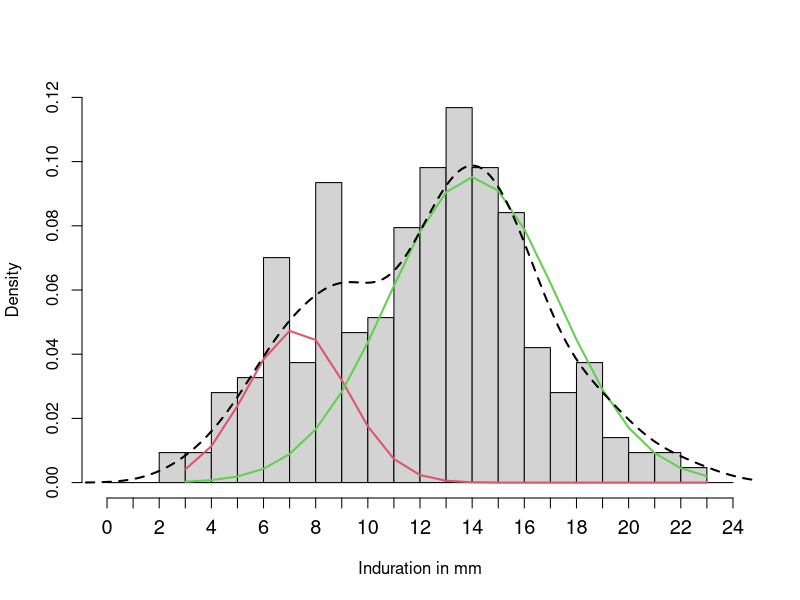

Recreate this plot in R.
### Mixture analysis, tuberculin skin test survey KZN 2013
# Tom Yates, tidied November 2023

library(mixtools)

################################################################################

## Input data
# x is the raw data

x <- rep(1:23,c(0, 0, 2, 2, 6, 7, 15, 8, 20, 10, 11, 17, 21, 25, 21, 18, 9, 6, 8, 3, 2, 2, 1))

################################################################################

## Main analysis
# This script generates the figures used in the paper 
# I am fairly sure I borrowed some code to make this work
# For a much simpler version, see sensitivity analysis script
# The core of this is the normalmixEM function
# Constraints: two components with means that differ and are of positive sign

mixmdl1 <- normalmixEM(x, k = 2, mean.constr = c("a", "b"))
summary(mixmdl1)

plot.mixEM2 <- function (x, whichplots = 1, loglik = 1 %in% whichplots, density = 2 %in% 
                           whichplots, xlab1 = "Iteration", ylab1 = "Log-Likelihood", 
                         main1 = "Observed Data Log-Likelihood", col1 = 1, lwd1 = 2, 
                         xlab2 = NULL, ylab2 = NULL, main2 = NULL, col2 = NULL, lwd2 = 2, 
                         alpha = 0.05, marginal = FALSE, ...) 
{
  def.par <- par(ask = (loglik + density > 1), "mar")
  mix.object <- x
  if (!inherits(mix.object, "mixEM")) 
    stop("Use only with \"mixEM\" objects!")
  if (loglik) {
    plot(mix.object$all.loglik, xlab = xlab1, ylab = ylab1, 
         main = main1, type = "l", lwd = lwd1, col = col1, 
         ...)
  }
  if (density) {
    if (mix.object$ft == "logisregmixEM") {
      if (ncol(mix.object$x) != 2) {
        stop("The predictors must have 2 columns!")
      }
      if (sum((mix.object$y == 1) + (mix.object$y == 0)) != 
          length(mix.object$y)) {
        stop("The response must be binary!")
      }
      k = ncol(mix.object$beta)
      x = mix.object$x[, 2]
      if (is.null(main2)) {
        main2 <- "Most Probable Component Membership"
      }
      if (is.null(xlab2)) {
        xlab2 <- "Predictor"
      }
      if (is.null(ylab2)) {
        ylab2 <- "Response"
      }
      if (is.null(col2)) {
        col2 <- 2:(k + 1)
      }
      plot(x, mix.object$y, main = main2, xlab = xlab2, 
           ylab = ylab2, col = col2[apply(mix.object$posterior, 
                                          1, which.max)], ...)
      a = cbind(x, mix.object$y)
      a = a[order(a[, 1]), ]
      for (i in 1:k) {
        lines(a[, 1], plogis(mix.object$beta[1, i] + 
                               mix.object$beta[2, i] * a[, 1]), col = col2[i])
      }
    }
    if (mix.object$ft == "normalmixEM") {
      k <- ncol(mix.object$posterior)
      x <- sort(mix.object$x)
      a <- hist(x, plot = FALSE)
      maxy <- max(max(a$density), 0.3989 * mix.object$lambda/mix.object$sigma)
      if (is.null(main2)) {
        main2 <- "Density Curves"
      }
      if (is.null(xlab2)) {
        xlab2 <- "Data"
      }
      if (is.null(col2)) {
        col2 <- 2:(k + 1)
      }
      hist(x, prob = TRUE, main = main2, xlab = xlab2, ...)
      if (length(mix.object$mu) == 1) {
        arbvar <- TRUE
        mix.object$sigma <- mix.object$scale * mix.object$sigma
        arbmean <- FALSE
      }
      if (length(mix.object$mu) == k && length(mix.object$sigma) == 
          1) {
        arbmean <- TRUE
        arbvar <- FALSE
      }
      if (length(mix.object$sigma) == k && length(mix.object$mu) == 
          k) {
        arbmean <- TRUE
        arbvar <- TRUE
      }
      for (i in 1:k) {
        lines(x, mix.object$lambda[i] * dnorm(x, mean = mix.object$mu[i * 
                                                                        arbmean + (1 - arbmean)], sd = mix.object$sigma[i * 
                                                                                                                          arbvar + (1 - arbvar)]), col = col2[i], lwd = lwd2)
      }
    }
    if (mix.object$ft == "repnormmixEM") {
      x <- as.vector(as.matrix(x))
      k <- ncol(mix.object$posterior)
      x <- sort(mix.object$x)
      a <- hist(x, plot = FALSE)
      maxy <- max(max(a$density), 0.3989 * mix.object$lambda/mix.object$sigma)
      if (is.null(main2)) {
        main2 <- "Density Curves"
      }
      if (is.null(xlab2)) {
        xlab2 <- "Data"
      }
      if (is.null(col2)) {
        col2 <- 2:(k + 1)
      }
      hist(x, prob = TRUE, main = main2, xlab = xlab2, 
           ylim = c(0, maxy), ...)
      if (length(mix.object$mu) == 1) {
        arbvar <- TRUE
        mix.object$sigma = mix.object$scale * mix.object$sigma
        arbmean <- FALSE
      }
      if (length(mix.object$mu) == k && length(mix.object$sigma) == 
          1) {
        arbmean <- TRUE
        arbvar <- FALSE
      }
      if (length(mix.object$sigma) == k && length(mix.object$mu) == 
          k) {
        arbmean <- TRUE
        arbvar <- TRUE
      }
      for (i in 1:k) {
        lines(x, mix.object$lambda[i] * dnorm(x, mean = mix.object$mu[i * 
                                                                        arbmean + (1 - arbmean)], sd = mix.object$sigma[i * 
                                                                                                                          arbvar + (1 - arbvar)]), col = col2[i], lwd = lwd2)
      }
    }
    if (mix.object$ft == "regmixEM.mixed") {
      x.1 = mix.object$x
      n = sum(sapply(x.1, nrow))
      x.1.sum = sum(sapply(1:length(x.1), function(i) length(x.1[[i]][, 
                                                                      1])))
      if (x.1.sum == n) {
        x = lapply(1:length(x.1), function(i) matrix(x.1[[i]][, 
                                                              -1], ncol = 1))
      }
      else {
        x = x.1
      }
      post.beta(x = x, y = mix.object$y, p.beta = mix.object$posterior.beta, 
                p.z = mix.object$posterior.z)
    }
    if (mix.object$ft == "mvnormalmixEM") {
      x = mix.object$x
      if (ncol(x) != 2) {
        stop("The data must have 2 columns!")
      }
      post = apply(mix.object$posterior, 1, which.max)
      k <- ncol(mix.object$posterior)
      if (is.list(mix.object$sigma)) {
        sigma = mix.object$sigma
      }
      else {
        sigma = lapply(1:k, function(i) mix.object$sigma)
      }
      if (is.list(mix.object$mu)) {
        mu = mix.object$mu
      }
      else {
        mu = lapply(1:k, function(i) mix.object$mu)
      }
      if (is.null(xlab2)) {
        xlab2 <- "X.1"
      }
      if (is.null(ylab2)) {
        ylab2 <- "X.2"
      }
      if (is.null(col2)) {
        col2 <- 2:(k + 1)
      }
      if (marginal == FALSE) {
        if (is.null(main2)) {
          main2 <- "Density Curves"
        }
        plot(x, col = col2[post], xlab = xlab2, ylab = ylab2, 
             main = main2, ...)
        lapply(1:k, function(i) points(mu[[i]][1], mu[[i]][2], 
                                       pch = 19))
        for (i in 1:k) {
          for (j in 1:length(alpha)) {
            ellipse(mu = mu[[i]], sigma = sigma[[i]], 
                    alpha = alpha[j], col = col2[i])
          }
        }
      }
      else {
        if (is.null(main2)) {
          main2 <- ""
        }
        x <- mix.object$x[, 1]
        y <- mix.object$x[, 2]
        xhist <- hist(x, plot = FALSE)
        yhist <- hist(y, plot = FALSE)
        top <- max(c(xhist$counts, yhist$counts))
        xrange <- range(x)
        yrange <- range(y)
        nf <- layout(matrix(c(2, 0, 1, 3), 2, 2, byrow = TRUE), 
                     c(4, 1), c(1, 4), TRUE)
        layout.show(nf)
        par(mar = c(3, 3, 1, 1))
        plot(mix.object$x[, 1], mix.object$x[, 2], col = col2[post], 
             xlab = xlab2, ylab = ylab2, main = main2, ...)
        lapply(1:k, function(i) points(mu[[i]][1], mu[[i]][2], 
                                       pch = 19))
        for (i in 1:k) {
          for (j in 1:length(alpha)) {
            ellipse(mu = mu[[i]], sigma = sigma[[i]], 
                    alpha = alpha[j], col = (i + 1))
          }
        }
        par(mar = c(0, 3, 1, 1))
        barplot(xhist$counts, axes = FALSE, ylim = c(0, 
                                                     top), space = 0, ...)
        par(mar = c(3, 0, 1, 1))
        barplot(yhist$counts, axes = FALSE, xlim = c(0, 
                                                     top), space = 0, horiz = TRUE, ...)
      }
    }
    if (mix.object$ft == "regmixEM") {
      if (ncol(mix.object$x) != 2) {
        stop("The predictors must have 2 columns!")
      }
      post <- apply(mix.object$posterior, 1, which.max)
      k <- ncol(mix.object$posterior)
      x <- mix.object$x[, 2]
      y <- mix.object$y
      n <- length(y)
      if (is.null(main2)) {
        main2 <- "Most Probable Component Membership"
      }
      if (is.null(xlab2)) {
        xlab2 <- "Predictor"
      }
      if (is.null(ylab2)) {
        ylab2 <- "Response"
      }
      if (is.null(col2)) {
        col2 <- 2:(k + 1)
      }
      plot(x, y, main = main2, xlab = xlab2, ylab = ylab2, 
           type = "n", ...)
      a = cbind(mix.object$x[, 2], mix.object$y, post)
      for (i in 1:k) {
        xy = subset(cbind(a, mix.object$posterior[, i]), 
                    a[, 3] == i)[, -3]
        xy = matrix(xy, ncol = 3)
        points(xy[, 1], xy[, 2], col = col2[i])
        if (is.matrix(mix.object$beta) == FALSE) {
          abline(coef = mix.object$beta)
          beta = matrix(mix.object$beta, ncol = k, nrow = 2)
        }
        else {
          abline(coef = mix.object$beta[, i], col = col2[i])
          beta = mix.object$beta
        }
        out = lm(y ~ x, weights = mix.object$posterior[, 
                                                       i])
        fit = beta[1, i] + beta[2, i] * x
        out.aov = anova(out)
        MSE = out.aov$Mean[2]
        xy.f = cbind(x, y, fit)
        xy.sort = xy.f[order(xy.f[, 1]), ]
        x.new = seq(from = min(x), to = max(x), length.out = 100)
        y.new = beta[1, i] + beta[2, i] * x.new
        s.h <- sqrt(MSE * (1/n + (x.new - mean(xy.sort[, 
                                                       1]))^2/var(xy.sort[, 1])/(n - 1)))
        for (j in 1:length(alpha)) {
          W = sqrt(qf(1 - alpha[j], 2, n - 2))
          upper = y.new + W * s.h
          lower = y.new - W * s.h
          lines(x.new, upper, col = (i + 1))
          lines(x.new, lower, col = (i + 1))
        }
      }
    }
  }
  par(def.par)
}

plot.mixEM2(mixmdl1,which=2, axes=FALSE, breaks=seq(0,24,by=1),ylim=c(0,.12), xlab2 = "Induration in mm", main2="")
lines(density(x), lty=2, lwd=2)
axis(1, 0:24, cex.axis=1.2)
axis(2)

# If you run this code repeatedly, the results of the mixture model are unstable
# This is because a seed is not specified
# The code generates one of two results, as discussed in the paper
